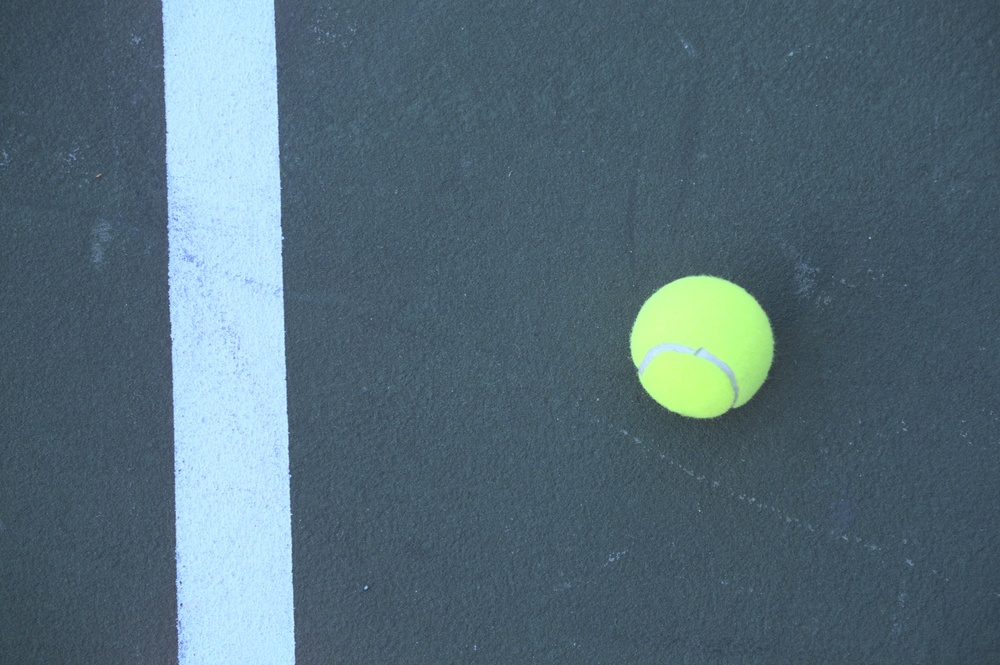
%> input picture A2/images/OneBallVerticalLarge.jpg, 1000 x 665 px, shrunk from 3060 x 2036 before the run
$ octave edges.m   (GNU Octave 9; MATLAB toolbox functions it lacks are replaced by stand-ins)
%> lines starting %> are read from the running program, lines starting %| are printed output that depends on the picture; in (x1, y1, x2, y2) boxes, pixels count from 0 and x2, y2 are one past the last pixel; in counts of white or black regions, pixels touching at a corner belong together; the program's own positions count from 1
%Edge Detection Examples
%Fall 2018 Brian Funt

image=imread('images/OneBallVerticalLarge.jpg');
%> image is the input picture: size 665x1000x3 uint8; mean R, G, B 84.7, 107.9, 120
%%Convert to greyscale normalized to 0-1 range
bw=(double(image(:,:,1))+double(image(:,:,2))+double(image(:,:,3)))/(3*255);

%%%%Simple gradient-based edge detection
Threshold = 0.1;
cx=conv2(bw,[-1 1],'same');  %Horizontal derivative
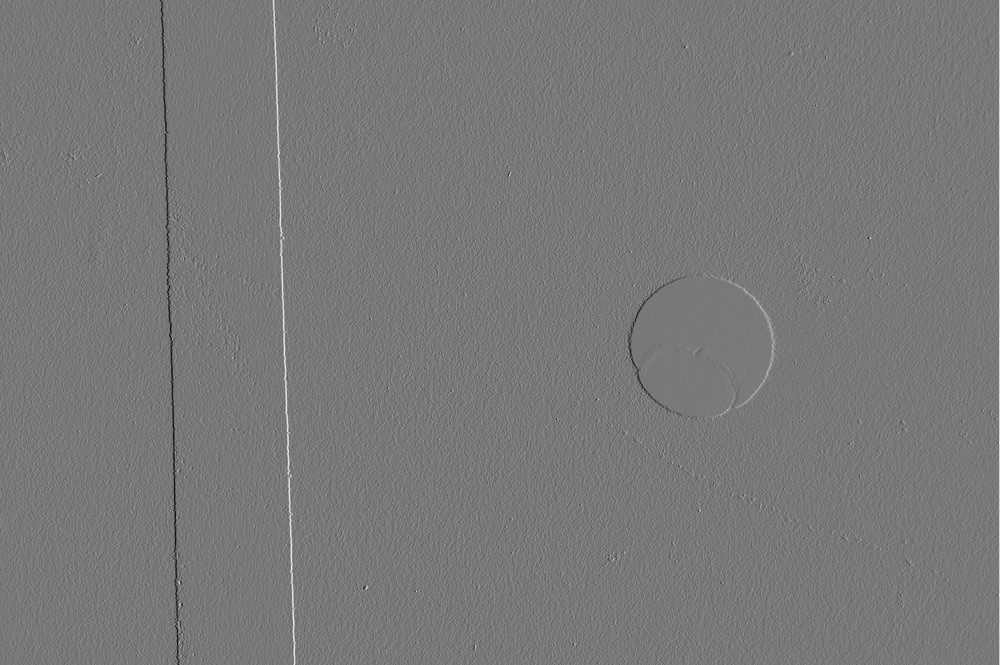
%> cx: size 665x1000 double; min -0.407, max 0.451, mean 0.000302; drawn with min black and max white
cy=conv2(bw,[-1 1]','same'); %Vertical derivative
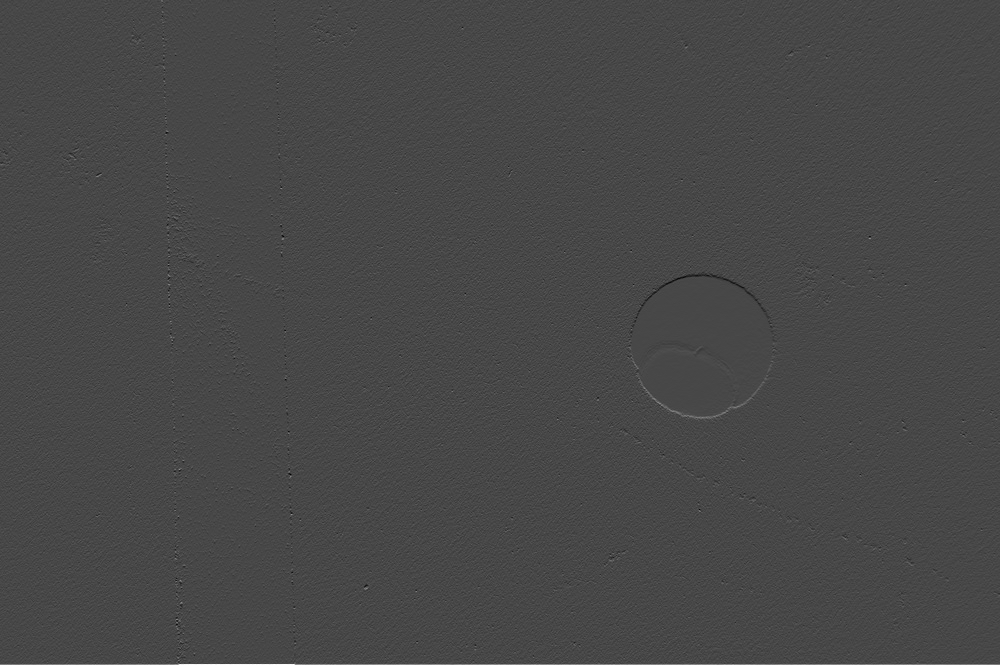
%> cy: size 665x1000 double; min -0.354, max 0.905, mean 0.000605; drawn with min black and max white
magsq=cx.^2+cy.^2;   %Magnitude of the gradient
edgesdetected=zeros(size(magsq));
edgesdetected(magsq/max(magsq(:))>Threshold)=1;  %Threshold on gradient
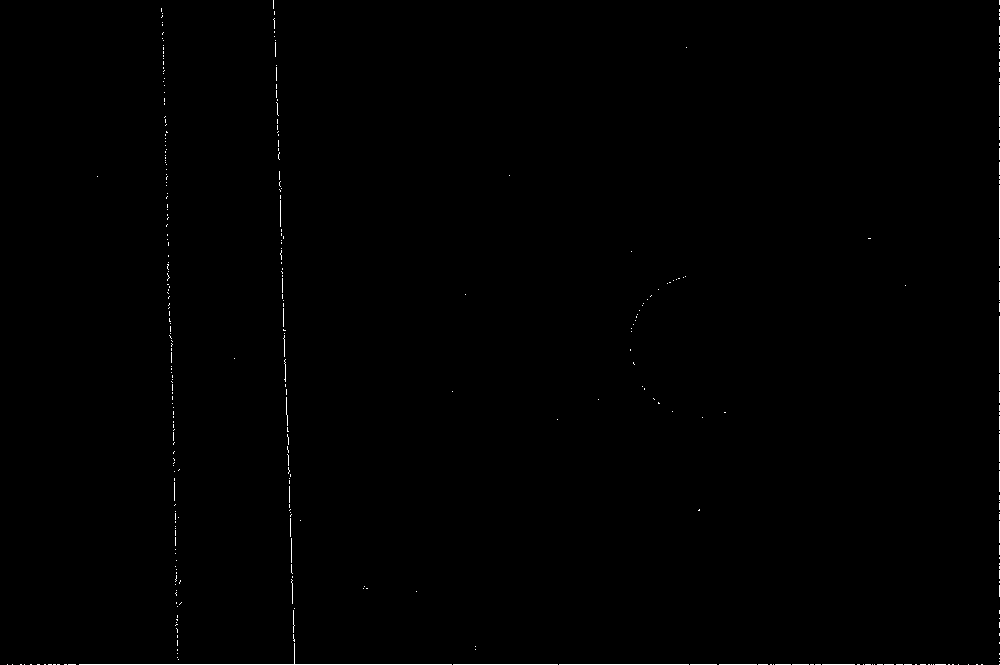
%> edgesdetected: size 665x1000 double; values 0 (black) and 1 (white), 0.36% white in thin lines or dots
imshow(edgesdetected)
multigrad=cat(4, bw, edgesdetected);
montage(multigrad);
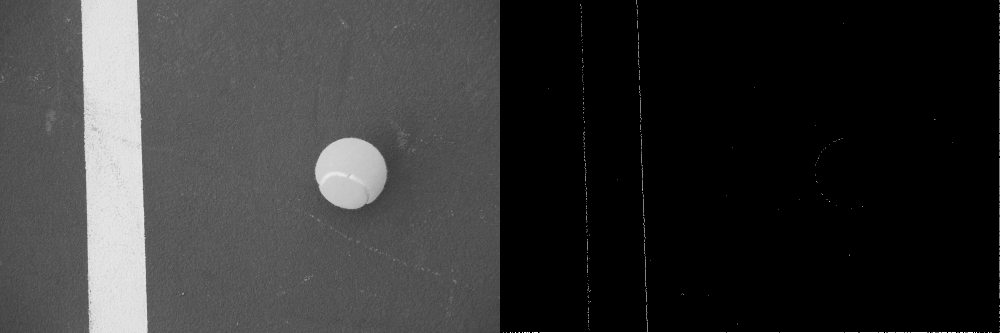
%> displayed picture: size 665x2000, on the screen's scale of 0 to 255 (shown at 1/2 size); min 0, max 255, mean 52.5

title('Simple Gradient Edges')
input('Simple gradient edge detection result. Hit any key to continue')

%Run examples of Canny edge detection
ec1 = edge(bw,'canny');
%> ec1: size 665x1000 logical; 0.29% white in thin lines or dots, all inside (x1, y1, x2, y2) = (161, 1, 775, 664)
ec2 = edge(bw,'canny', .1, 1);
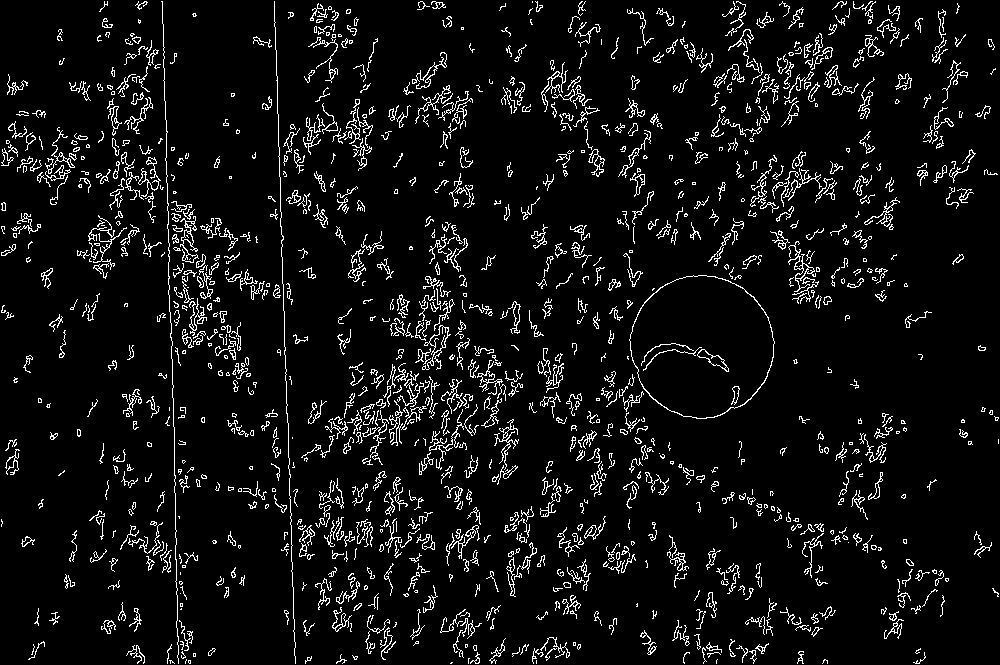
%> ec2: size 665x1000 logical; 6.6% white in thin lines or dots
ec3 = edge(bw,'canny', .1, 10);
%> ec3: size 665x1000 logical; 0.3% white in thin lines or dots, all inside (x1, y1, x2, y2) = (88, 1, 773, 664)

multi=cat(4,bw,ec1,ec2,ec3);
figure; montage(multi)
title('Canny Gradient Detector Edges at Sigma default, 1, 10')
input('Canny edge result3. Hit any key to continue')

[eg1, thresh]= edge(bw,'log'); %Returns the edge image and the threshold used
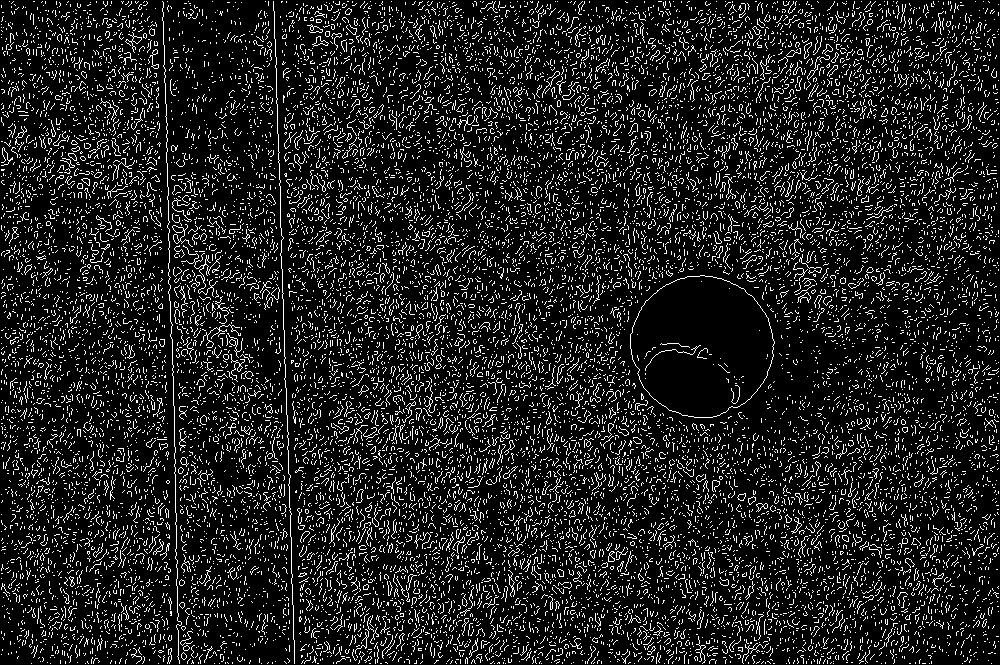
%> eg1: size 665x1000 logical; 12.4% white in thin lines or dots
%> thresh = 0.0015
[eg2, thresh]= edge(bw,'log', thresh, 3);
%> eg2: size 665x1000 logical; 0.29% white in thin lines or dots
[eg3, thresh]= edge(bw,'log', thresh, 4);
%> eg3: size 665x1000 logical; 0.26% white in thin lines or dots, all inside (x1, y1, x2, y2) = (162, 1, 774, 664)
[eg4, thresh]= edge(bw,'log', thresh, 5);
%> eg4: size 665x1000 logical; 0.12% white in thin lines or dots, all inside (x1, y1, x2, y2) = (164, 1, 295, 664)
multieg=cat(4,eg1,eg2,eg3,eg4);
figure; montage(multieg)
%> after `montage(multieg)`:
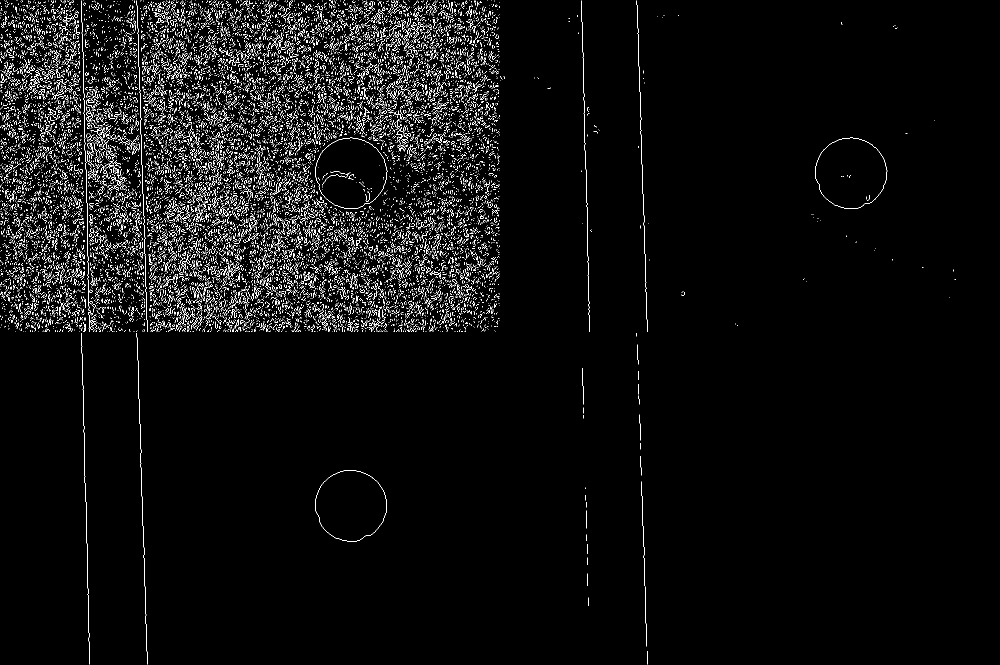
%> displayed picture: size 1330x2000 logical (shown at 1/2 size); 3.3% white in thin lines or dots
title('Zerocrossings of Laplacian of Gaussian edges: sigma of Default, 3, 4, 5')
disp('LoG results for various thresholds')

$ run again, with A2/images/OneBallCornerLarge.jpg copied over A2/images/OneBallVerticalLarge.jpg
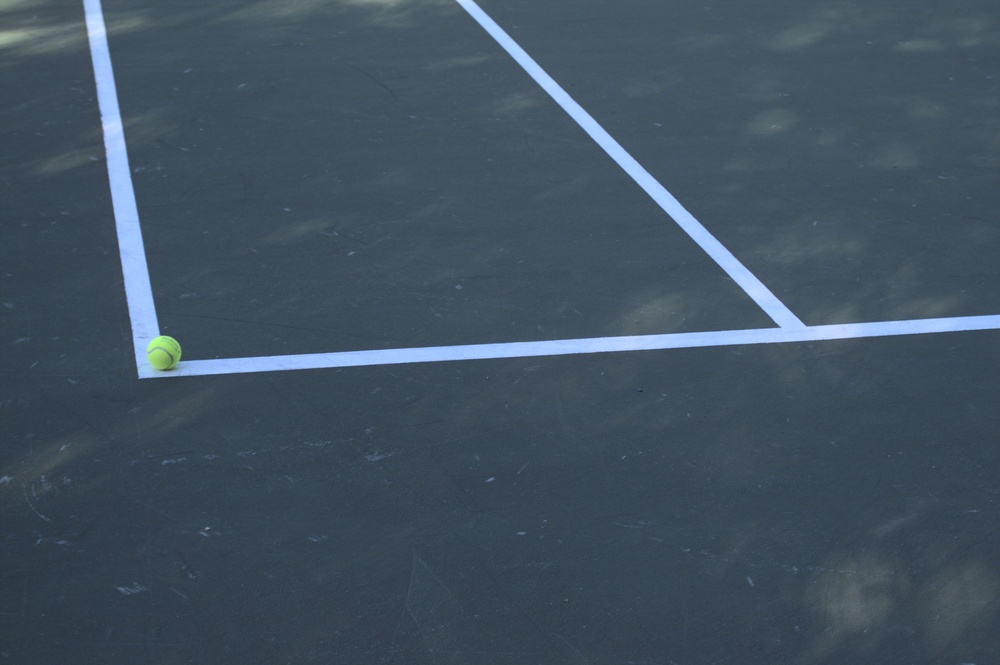
%> input picture A2/images/OneBallCornerLarge.jpg, 1000 x 665 px, shrunk from 3060 x 2036 before the run
%> image is the input picture: size 665x1000x3 uint8; mean R, G, B 65.3, 81.3, 96
%> `edgesdetected(magsq/max(magsq(:))>Threshold)=1;`:
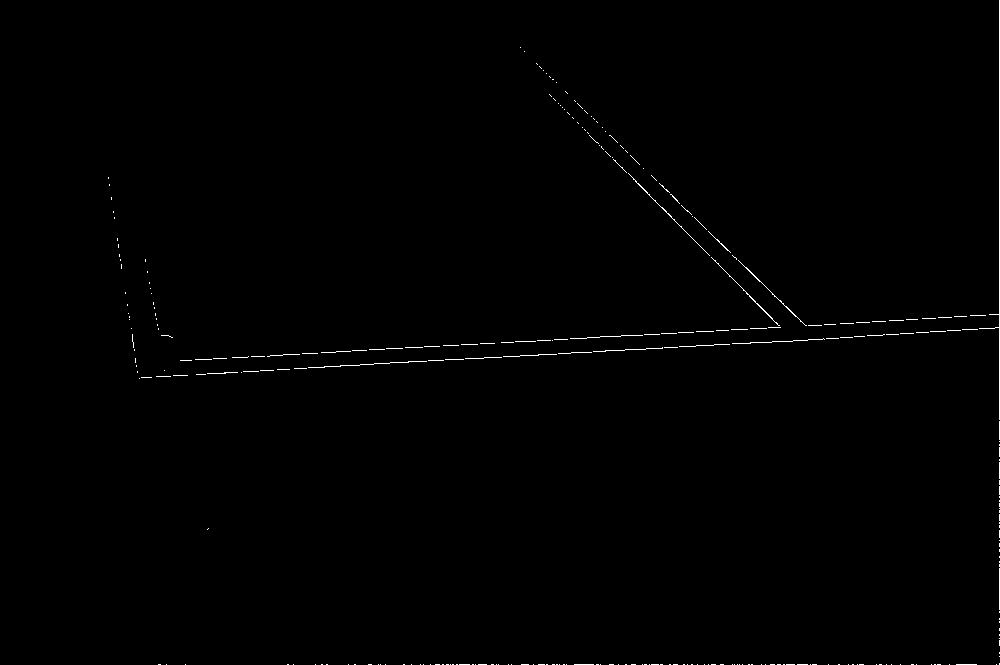
%> edgesdetected: size 665x1000 double; values 0 (black) and 1 (white), 0.46% white in thin lines or dots, all inside (x1, y1, x2, y2) = (108, 0, 1000, 665)
%> ec1: size 665x1000 logical; 0.58% white in thin lines or dots, all inside (x1, y1, x2, y2) = (1, 1, 999, 379)
%> ec2: size 665x1000 logical; 1% white in thin lines or dots
%> ec3: size 665x1000 logical; 0.69% white in thin lines or dots
%> eg1: size 665x1000 logical; 1.7% white in thin lines or dots
%> thresh = 0.00114
%> eg2: size 665x1000 logical; 0.54% white in thin lines or dots
%> eg4: size 665x1000 logical; 0.44% white in thin lines or dots, all inside (x1, y1, x2, y2) = (84, 1, 999, 379)
%> `montage(multieg)`:
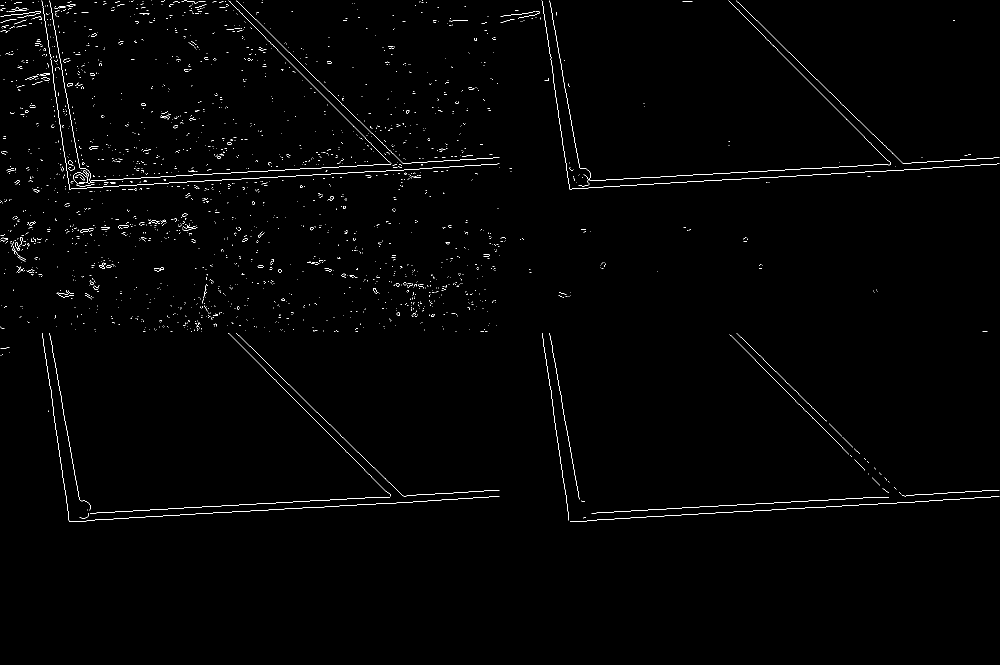
%> displayed picture: size 1330x2000 logical (shown at 1/2 size); 0.79% white in thin lines or dots, all inside (x1, y1, x2, y2) = (1, 1, 1999, 1044)

$ run again, with A2/images/OneBallLarge.jpg copied over A2/images/OneBallVerticalLarge.jpg
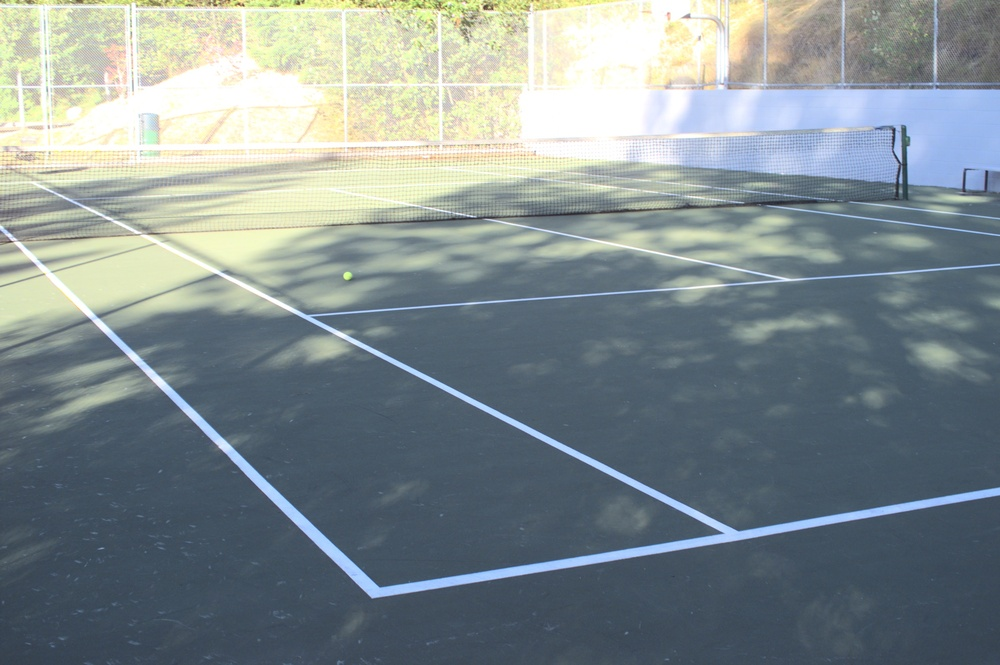
%> input picture A2/images/OneBallLarge.jpg, 1000 x 665 px, shrunk from 3060 x 2036 before the run
%> image is the input picture: size 665x1000x3 uint8; mean R, G, B 129.5, 141, 143.5
%> `edgesdetected(magsq/max(magsq(:))>Threshold)=1;`:
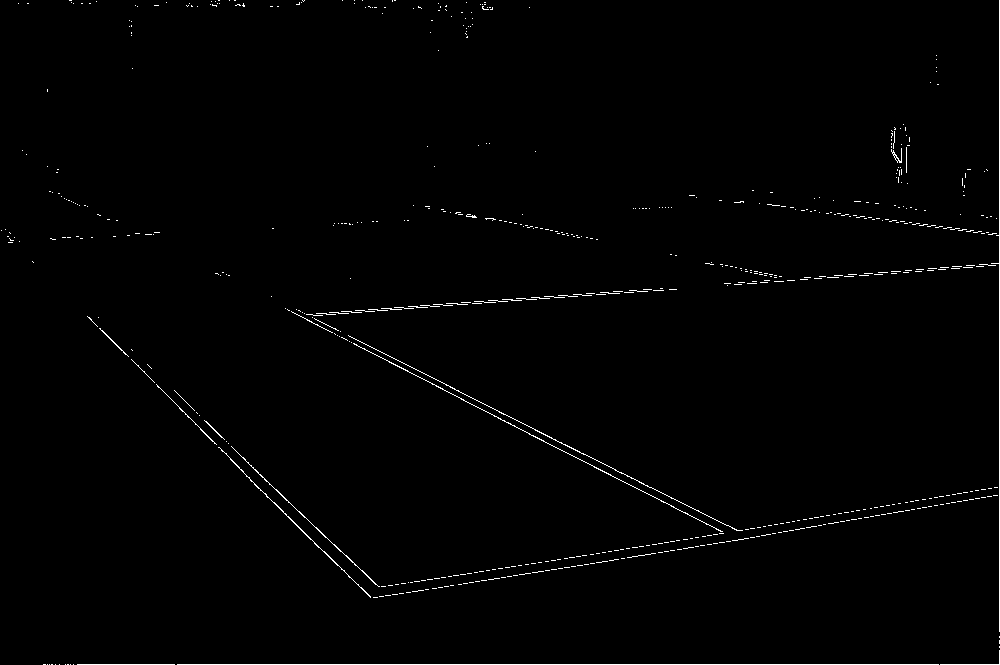
%> edgesdetected: size 665x1000 double; values 0 (black) and 1 (white), 0.91% white in thin lines or dots
%> ec1: size 665x1000 logical; 4.1% white in thin lines or dots, all inside (x1, y1, x2, y2) = (1, 1, 999, 599)
%> ec2: size 665x1000 logical; 9.6% white in thin lines or dots
%> ec3: size 665x1000 logical; 2.3% white in thin lines or dots
%> eg1: size 665x1000 logical; 5.6% white in thin lines or dots
%> thresh = 0.0027
%> eg3: size 665x1000 logical; 0.38% white in thin lines or dots, all inside (x1, y1, x2, y2) = (7, 3, 999, 599)
%> eg4: size 665x1000 logical; every value is 0
%> `montage(multieg)`:
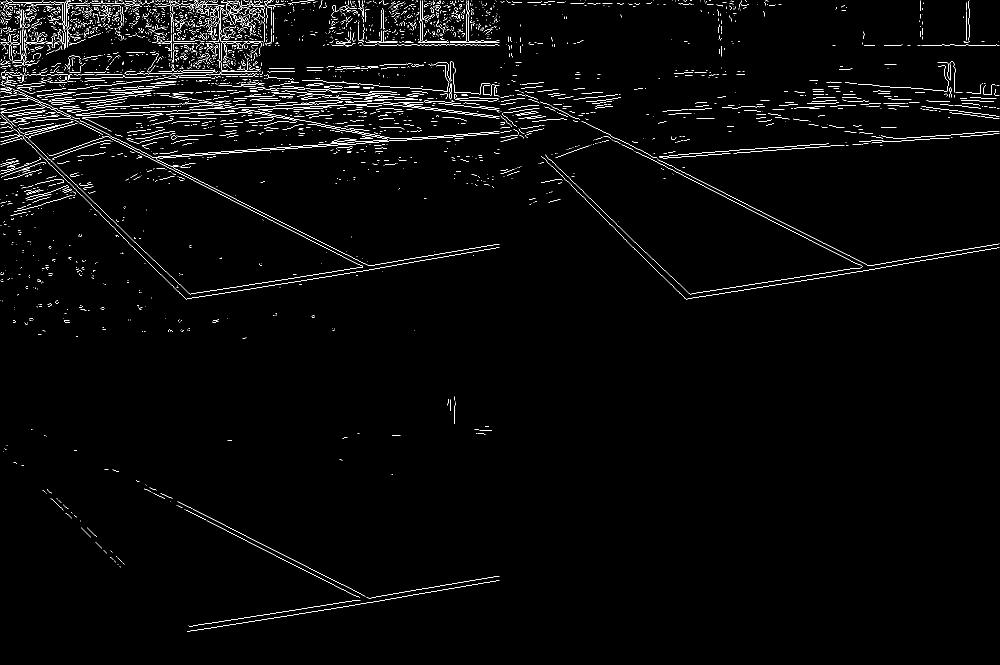
%> displayed picture: size 1330x2000 logical (shown at 1/2 size); 1.9% white in thin lines or dots
